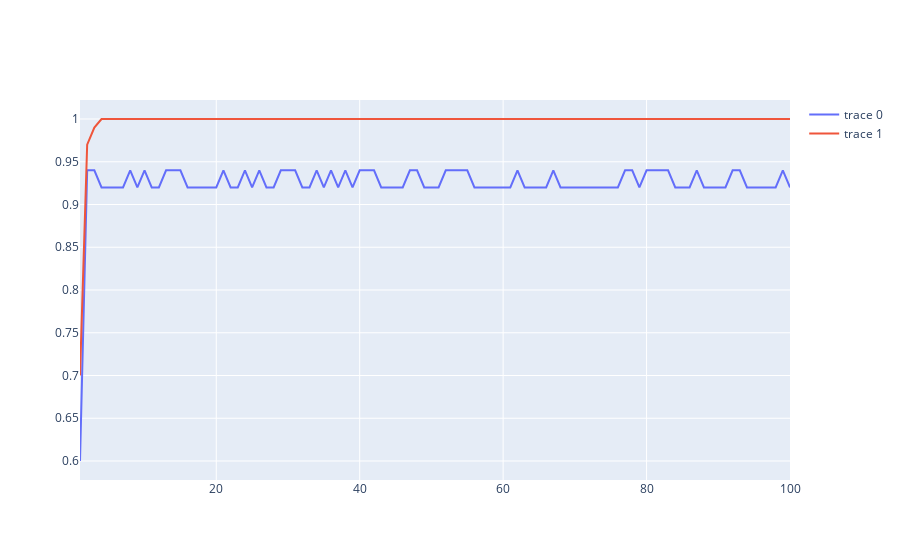

The notebook cell this image was saved under:
### Code cell
fig = go.Figure()
fig.add_trace(go.Scatter(x=data[0], y=data[1]))
fig.add_trace(go.Scatter(x=data[0],y=data[2]))
fig.show()
